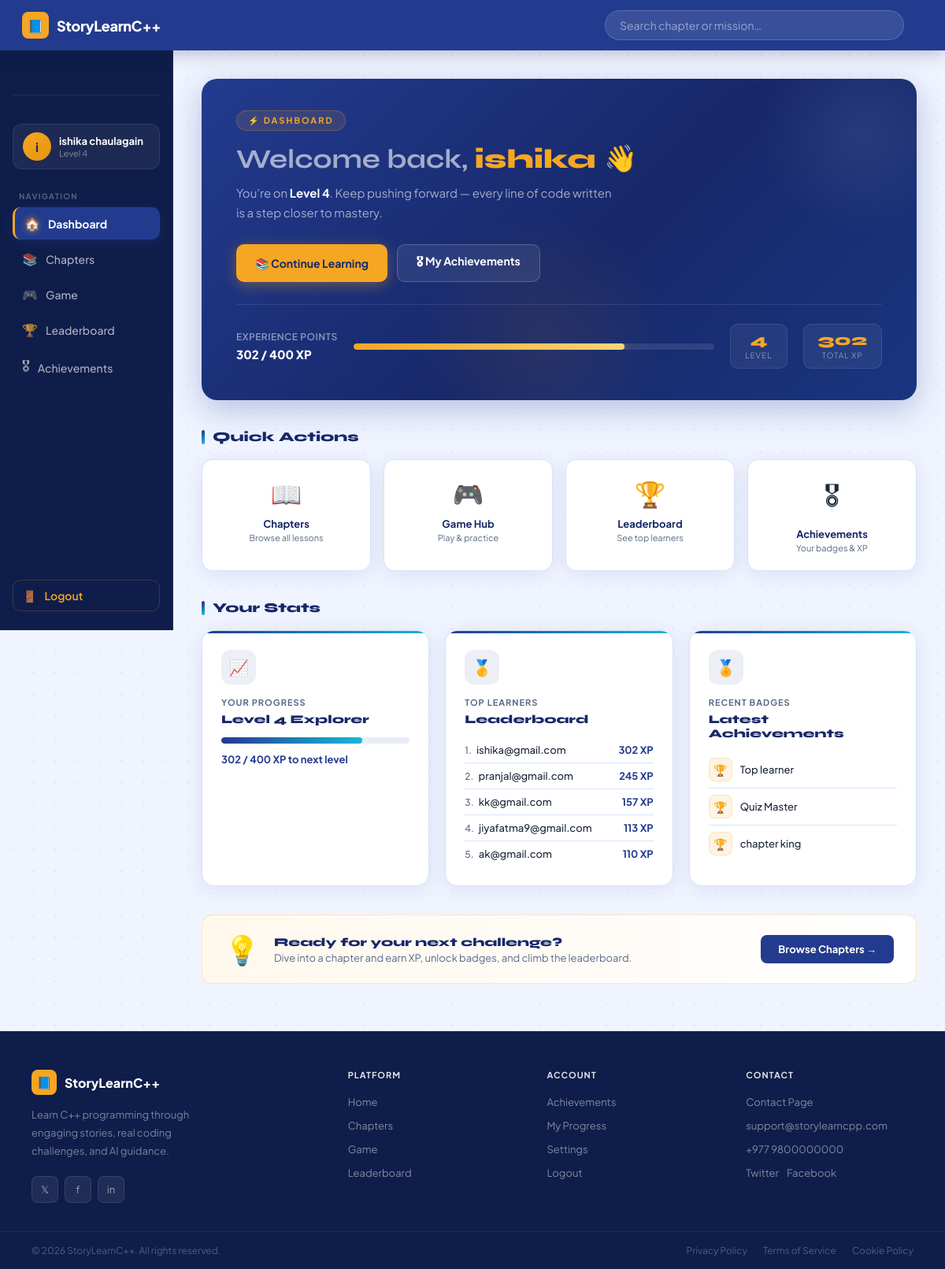
/dashboard/ (signed in), run on the app's committed database.
### learning/models.py (models this page shows, shortened)
class UserProfile(models.Model):
    user = models.OneToOneField(User, on_delete=models.CASCADE, related_name="learning_profile")
    xp = models.IntegerField(default=0)
    level = models.IntegerField(default=1)
    badges = models.ManyToManyField(Badge, blank=True)
    profile_picture = models.ImageField(upload_to='profile_pics/', blank=True, null=True)

class UserAchievement(models.Model):
    user = models.ForeignKey(User, on_delete=models.CASCADE)
    achievement = models.ForeignKey(Achievement, on_delete=models.CASCADE, null=True, blank=True)
    badge = models.ForeignKey(Badge, on_delete=models.CASCADE, null=True, blank=True)
    earned_at = models.DateTimeField(default=timezone.now)
    class Meta:
        unique_together = ('user', 'achievement', 'badge')

class Badge(models.Model):
    name = models.CharField(max_length=50)
    description = models.TextField(blank=True)
    image = models.ImageField(upload_to='badges/', blank=True, null=True)

### accounts/views.py (the view)
# urls.py: path("dashboard/", views.dashboard_view, name="dashboard"),
@login_required(login_url='accounts:login')
def dashboard_view(request):
    profile, created = UserProfile.objects.get_or_create(user=request.user)
    level = (profile.xp // 100) + 1
    xp = profile.xp
    xp_next = level * 100  # XP required for next level
    progress_percent = int((xp / xp_next) * 100)
    top_learners = UserProfile.objects.order_by('-xp')[:5]
    recent_badges = UserAchievement.objects.filter(user=request.user).order_by('-earned_at')[:5]
    from learning.models import UserChapterCompletion
    chapters_list = Chapter.objects.order_by("order")
    completed_chapters = UserChapterCompletion.objects.filter(user=request.user).values_list('chapter_id', flat=True)
    chapters = []
    for chapter in chapters_list:
        is_unlocked = chapter.order == 1 or (chapter.order - 1 <= max((c.order for c in chapters_list.filter(id__in=completed_chapters)), default=0))
        chapters.append({
            'id': chapter.id,
            'title': chapter.title,
            'image': chapter.image,
            'is_locked': not is_unlocked,
            'order': chapter.order
        })
    context = {
        'profile': profile,
        'level': level,
        'xp': xp,
        'xp_next': xp_next,
        'progress_percent': progress_percent,
        'top_learners': top_learners,
        'recent_badges': recent_badges,
        'chapters': chapters,
    }
    return render(request, 'accounts/dashboard.html', context)

### accounts/templates/accounts/dashboard.html (shortened to what this page needs)
{% load static %}
<!DOCTYPE html>
<html lang="en">
<head>
</head>
<body>
<nav class="topnav">
  <div class="topnav-inner">
    <a href="#" class="logo-h">
      <div class="logo-icon">📘</div>
      StoryLearnC++
    </a>
    <div class="topnav-search">
      <input type="text" placeholder="Search chapter or mission…">
    </div>
  </div>
</nav>
<div class="layout">
  <aside class="sidebar">
    <a href="#" class="logo-v">
    </a>
    <div class="sidebar-profile">
      <div class="profile-avatar">{{ user.first_name|first }}</div>
      <div class="profile-info">
        <div class="profile-name">{{ user.first_name }} {{ user.last_name }}</div>
        <div class="profile-role">Level {{ level }}</div>
      </div>
    </div>
    <div class="nav-label">Navigation</div>
    <nav class="sidebar-nav">
      <a href="{% url 'accounts:dashboard' %}" class="active">
        <span class="nav-icon">🏠</span> Dashboard
      </a>
      <a href="{% url 'learning:chapter_list' %}">
        <span class="nav-icon">📚</span> Chapters
      </a>
      <a href="{% url 'game:game_hub' %}">
        <span class="nav-icon">🎮</span> Game
      </a>
      <a href="{% url 'learning:leaderboard' %}">
        <span class="nav-icon">🏆</span> Leaderboard
      </a>
      <a href="{% url 'learning:achievements' %}">
        <span class="nav-icon">🎖</span> Achievements
      </a>
    </nav>
    <div class="sidebar-bottom">
      <a href="{% url 'accounts:logout' %}">
        <span>🚪</span> Logout
      </a>
    </div>
  </aside>
  <main class="main">
    <div class="hero-banner">
      <div class="hero-eyebrow">⚡ Dashboard</div>
      <h1 class="hero-title">
        <span class="hi">Welcome back, </span><span class="name">{{ user.first_name }}</span> 👋
      </h1>
      <p class="hero-sub">
        You're on <strong style="color:#fff;">Level {{ level }}</strong>. Keep pushing forward — every line of code written is a step closer to mastery.
      </p>
      <div class="hero-actions">
        <a href="{% url 'learning:chapter_list' %}" class="hero-btn hero-btn-primary">📚 Continue Learning</a>
        <a href="{% url 'learning:achievements' %}" class="hero-btn hero-btn-outline">🎖 My Achievements</a>
      </div>
      <div class="hero-xp-row">
        <div>
          <div class="hero-xp-label">EXPERIENCE POINTS</div>
          <div class="hero-xp-val">{{ xp }} / {{ xp_next }} XP</div>
        </div>
        <div class="hero-xp-track">
          <div class="hero-xp-bar-bg">
            <div class="hero-xp-bar-fill"></div>
          </div>
        </div>
        <div class="hero-stat">
          <div class="hero-stat-val">{{ level }}</div>
          <div class="hero-stat-key">Level</div>
        </div>
        <div class="hero-stat">
          <div class="hero-stat-val">{{ xp }}</div>
          <div class="hero-stat-key">Total XP</div>
        </div>
      </div>
    </div>
    <div class="quick-actions">
      <div class="section-header">
        <div class="section-title">Quick Actions</div>
      </div>
      <div class="action-grid">
        <a href="{% url 'learning:chapter_list' %}" class="action-card">
          <span class="action-emoji">📖</span>
          <div class="action-label">Chapters</div>
          <div class="action-sub">Browse all lessons</div>
        </a>
        <a href="{% url 'game:game_hub' %}" class="action-card">
          <span class="action-emoji">🎮</span>
          <div class="action-label">Game Hub</div>
          <div class="action-sub">Play & practice</div>
        </a>
        <a href="{% url 'learning:leaderboard' %}" class="action-card">
          <span class="action-emoji">🏆</span>
          <div class="action-label">Leaderboard</div>
          <div class="action-sub">See top learners</div>
        </a>
        <a href="{% url 'learning:achievements' %}" class="action-card">
          <span class="action-emoji">🎖</span>
          <div class="action-label">Achievements</div>
          <div class="action-sub">Your badges & XP</div>
        </a>
      </div>
    </div>
    <div class="section-header">
      <div class="section-title">Your Stats</div>
    </div>
    <section class="cards-row">
      <div class="card">
        <div class="card-icon">📈</div>
        <div class="card-label">Your Progress</div>
        <h4>Level {{ level }} Explorer</h4>
        <div class="progress-bar">
          <div class="progress"></div>
        </div>
        <span class="xp-text">{{ xp }} / {{ xp_next }} XP to next level</span>
      </div>
      <div class="card">
        <div class="card-icon">🥇</div>
        <div class="card-label">Top Learners</div>
        <h4>Leaderboard</h4>
        {% for learner in top_learners %}
          <div class="learner-row">
            <span><span class="learner-rank">{{ forloop.counter }}.</span> {{ learner.user.username }}</span>
            <span class="learner-xp">{{ learner.xp }} XP</span>
          </div>
        {% empty %}
          <p style="color:var(--muted);font-size:13px;">No learners yet.</p>
        {% endfor %}
      </div>
      <div class="card">
        <div class="card-icon">🏅</div>
        <div class="card-label">Recent Badges</div>
        <h4>Latest Achievements</h4>
        {% for badge in recent_badges %}
          <div class="badge-row">
            <div class="badge-icon-sm">🏆</div>
            {{ badge.badge.name }}
          </div>
        {% empty %}
          <p style="color:var(--muted);font-size:13px;margin-bottom:8px;">No badges earned yet.</p>
          <a href="{% url 'learning:chapter_list' %}" style="font-size:13px;color:var(--navy);font-weight:700;text-decoration:none;">Start your first chapter →</a>
        {% endfor %}
      </div>
    </section>
    <div class="motivation-strip">
      <div class="ms-icon">💡</div>
      <div class="ms-text">
        <div class="ms-title">Ready for your next challenge?</div>
        <div class="ms-sub">Dive into a chapter and earn XP, unlock badges, and climb the leaderboard.</div>
      </div>
      <a href="{% url 'learning:chapter_list' %}" class="ms-btn">Browse Chapters →</a>
    </div>
  </main>
</div>
<footer>
  <div class="footer-top">
    <div class="footer-brand">
      <div class="f-logo">
        <div class="f-logo-icon">📘</div>
        <span>StoryLearnC++</span>
      </div>
      <p>Learn C++ programming through engaging stories, real coding challenges, and AI guidance.</p>
      <div class="social-links">
        <a href="#" class="social-btn">𝕏</a>
        <a href="#" class="social-btn">f</a>
        <a href="#" class="social-btn">in</a>
      </div>
    </div>
    <div class="footer-col">
      <h4>Platform</h4>
      <ul>
        <li><a href="{% url 'accounts:landing' %}">Home</a></li>
        <li><a href="{% url 'learning:chapter_list' %}">Chapters</a></li>
        <li><a href="{% url 'game:game_hub' %}">Game</a></li>
        <li><a href="{% url 'learning:leaderboard' %}">Leaderboard</a></li>
      </ul>
    </div>
    <div class="footer-col">
      <h4>Account</h4>
      <ul>
        <li><a href="{% url 'learning:achievements' %}">Achievements</a></li>
        <li><a href="#">My Progress</a></li>
        <li><a href="#">Settings</a></li>
        <li><a href="{% url 'accounts:logout' %}">Logout</a></li>
      </ul>
    </div>
    <div class="footer-col">
      <h4>Contact</h4>
      <ul>
        <li><a href="{% url 'accounts:contact' %}">Contact Page</a></li>
        <li><span>support@storylearncpp.com</span></li>
        <li><span>+977 9800000000</span></li>
        <li><a href="#">Twitter</a> · <a href="#">Facebook</a></li>
      </ul>
    </div>
  </div>
  <hr class="footer-divider">
  <div class="footer-bottom">
    <p>© 2026 StoryLearnC++. All rights reserved.</p>
    <div class="footer-bottom-links">
      <a href="#">Privacy Policy</a>
      <a href="#">Terms of Service</a>
      <a href="#">Cookie Policy</a>
    </div>
  </div>
</footer>
</body>
</html>

### data on the page
UserProfile: user.username "ishika@gmail.com", xp "302"
UserProfile: user.username "pranjal@gmail.com", xp "245"
UserProfile: user.username "kk@gmail.com", xp "157"
UserProfile: user.username "jiyafatma9@gmail.com", xp "113"
UserProfile: user.username "ak@gmail.com", xp "110"
UserAchievement: badge.name "Top learner"
UserAchievement: badge.name "Quiz Master"
UserAchievement: badge.name "chapter king"

### other printed values
{{ user.first_name|first }} "i"
{{ user.first_name }} "ishika"
{{ user.last_name }} "chaulagain"
{{ level }} "4"
{{ xp }} "302"
{{ xp_next }} "400"
